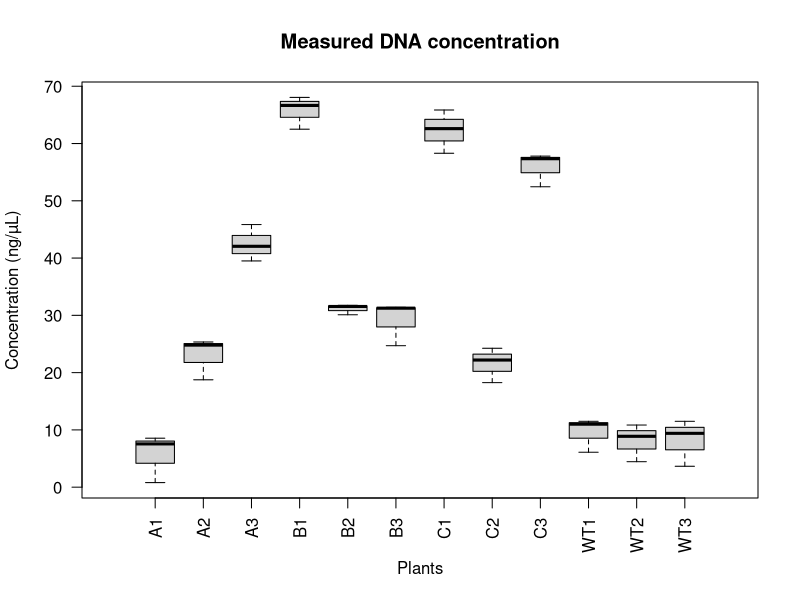

R code for this plot:
# Your data frame without the "Plants" column
Data_Frame <- data.frame(
  "A1" = c(0.8, 8.55, 7.55),
  "A2" = c(18.75, 24.8, 25.35 ),
  "A3" = c(39.5, 45.85, 42.05 ),
  "B1" = c(62.5, 68.05, 66.65 ),
  "B2" = c(30.1, 31.75, 31.55 ),
  "B3" = c(24.7, 31.4, 31.25),
  "C1" = c(58.3, 65.85, 62.6),
  "C2" = c(18.25, 22.2, 24.25),
  "C3" = c(52.45, 57.35, 57.8),
  "WT1" = c(6.1, 11.5, 11),
  "WT2" = c(4.45, 10.85, 8.88),
  "WT3" = c(3.65, 11.5, 9.4)
)
colnames(Data_Frame) <- gsub("x", "", colnames(Data_Frame))

# Create a boxplot with rotated X-axis labels
boxplot(Data_Frame, 
        main = "Measured DNA concentration",
        xlab = "Plants",
        ylab = "Concentration (ng/µL)",
        border = "black",
        names = c("A1", "A2", "A3", "B1", "B2", "B3", "C1", "C2", "C3", "WT1", "WT2", "WT3"),
        at = 1:12,      # Set the positions for the boxplots
        las = 2,        # Rotate X-axis labels 90 degrees
        xlim = c(0, 13) # Set the X-axis limit to accommodate rotated labels
)
